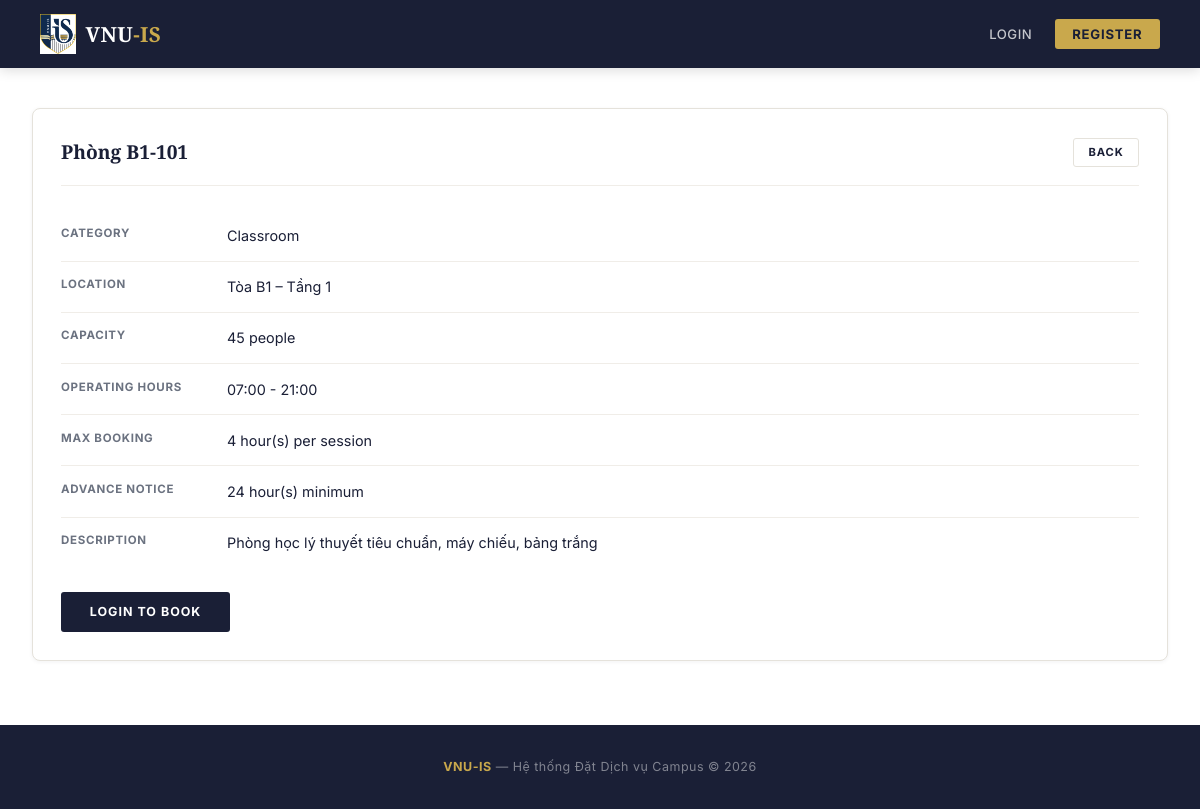
Screenshot of /user/facility_detail.php?id=1 with the database file from the repository.
### tables this page shows
CREATE TABLE facilities (
    facility_id INT AUTO_INCREMENT PRIMARY KEY,
    category_id INT NOT NULL,
    facility_name VARCHAR(150) NOT NULL,
    location VARCHAR(200) NOT NULL,
    capacity INT NOT NULL,
    open_time TIME NOT NULL,
    close_time TIME NOT NULL,
    facility_status ENUM('available', 'unavailable') NOT NULL DEFAULT 'available',
    description TEXT DEFAULT NULL,
    FOREIGN KEY (category_id) REFERENCES facility_categories(category_id),
    UNIQUE KEY unique_facility_location (facility_name, location)
);

CREATE TABLE facility_categories (
    category_id INT AUTO_INCREMENT PRIMARY KEY,
    category_name VARCHAR(100) NOT NULL UNIQUE,
    description VARCHAR(255) DEFAULT NULL
);

CREATE TABLE facility_rules (
    rule_id INT AUTO_INCREMENT PRIMARY KEY,
    facility_id INT NOT NULL UNIQUE,
    max_booking_hours INT NOT NULL DEFAULT 3,
    min_notice_hours INT NOT NULL DEFAULT 24,
    requires_approval TINYINT(1) NOT NULL DEFAULT 1,
    FOREIGN KEY (facility_id) REFERENCES facilities(facility_id) ON DELETE CASCADE
);

### config/database.php (called while the page is built, shortened)
<?php
function getDB(): PDO
{
    static $pdo = null;
    if ($pdo === null) {
        $pdo = new PDO(
            'mysql:host=' . DB_HOST . ';dbname=' . DB_NAME . ';charset=utf8mb4',
            DB_USER,
            DB_PASS,
            [
                PDO::ATTR_ERRMODE => PDO::ERRMODE_EXCEPTION,
                PDO::ATTR_DEFAULT_FETCH_MODE => PDO::FETCH_ASSOC,
            ]
        );
    }
    return $pdo;
}

### backend/core/Database.php (called while the page is built, shortened)
<?php
class Database
{
    private static ?PDO $connection = null;
    public static function getConnection(): PDO
    {
        if (self::$connection === null) {
            self::$connection = getDB();
        }
        return self::$connection;
    }
}

### backend/services/FacilityService.php (called while the page is built, shortened)
<?php
class FacilityService
{
    private FacilityModel $facilityModel;
    public function __construct()
    {
        $this->facilityModel = new FacilityModel();
    }
    public function getAvailableFacility(int $id): ?array
    {
        return $this->facilityModel->findAvailableById($id);
    }
}

### backend/models/BaseModel.php (called while the page is built, shortened)
<?php
abstract class BaseModel
{
    public function __construct()
    {
        $this->db = Database::getConnection();
    }
}

### backend/models/FacilityModel.php (called while the page is built, shortened)
<?php
class FacilityModel extends BaseModel
{
    public function findAvailableById(int $id): ?array
    {
        $stmt = $this->db->prepare("
            SELECT f.*, c.category_name, fr.max_booking_hours, fr.min_notice_hours
            FROM facilities f
            INNER JOIN facility_categories c ON f.category_id = c.category_id
            LEFT JOIN facility_rules fr ON f.facility_id = fr.facility_id
            WHERE f.facility_id = ? AND f.facility_status = 'available'
        ");
        $stmt->execute([$id]);
        return $stmt->fetch() ?: null;
    }
}

### backend/core/Helpers.php (called while the page is built, shortened)
<?php
function e(?string $value): string
{
    return htmlspecialchars($value ?? '', ENT_QUOTES, 'UTF-8');
}
function formatTime(?string $time): string
{
    return substr($time, 0, 5);
}

### backend/core/Auth.php (called while the page is built, shortened)
<?php
class Auth
{
    public static function isLoggedIn(): bool
    {
        return isset($_SESSION['user_id']);
    }
}

### includes/auth.php (called while the page is built, shortened)
<?php
function isLoggedIn(): bool { return Auth::isLoggedIn(); }

### user/facility_detail.php (the view, shortened to what this page needs)
<?php
require_once __DIR__ . '/../includes/auth.php';
$id = (int) ($_GET['id'] ?? 0);
$facilityService = new FacilityService();
$f = $facilityService->getAvailableFacility($id);
require_once __DIR__ . '/../includes/header.php';
?>
<div class="card">
    <div class="card-header">
        <h2><?= e($f['facility_name']) ?></h2>
        <a href="/webfinal/user/facilities.php" class="btn btn-secondary btn-sm">Back</a>
    </div>
    <ul class="detail-list">
        <li><span class="label">Category</span><span class="value"><?= e($f['category_name']) ?></span></li>
        <li><span class="label">Location</span><span class="value"><?= e($f['location']) ?></span></li>
        <li><span class="label">Capacity</span><span class="value"><?= $f['capacity'] ?> people</span></li>
        <li><span class="label">Operating Hours</span><span class="value"><?= formatTime($f['open_time']) ?> - <?= formatTime($f['close_time']) ?></span></li>
        <li><span class="label">Max Booking</span><span class="value"><?= $f['max_booking_hours'] ?? 3 ?> hour(s) per session</span></li>
        <li><span class="label">Advance Notice</span><span class="value"><?= $f['min_notice_hours'] ?? 24 ?> hour(s) minimum</span></li>
        <li><span class="label">Description</span><span class="value"><?= e($f['description'] ?? '-') ?></span></li>
    </ul>
    <div style="margin-top:1.5rem;">
        <?php if (isLoggedIn() && !isAdmin()): ?>
            <a href="/webfinal/user/booking_form.php?facility_id=<?= $id ?>" class="btn btn-primary">Book Now</a>
        <?php elseif (!isLoggedIn()): ?>
            <a href="/webfinal/auth/login.php" class="btn btn-primary">Login to Book</a>
        <?php endif; ?>
    </div>
</div>
<?php require_once __DIR__ . '/../includes/footer.php'; ?>

### assets/css/style.css (style rules this page uses)
:root { --navy: #1a1f36; --navy-hover: #0f1220; --gold: #c9a84c; --gold-light: #e8c97a; --white: #ffffff; --cream: #f8f6f2; --bg: #f5f5f0; --text: #1a1f36; --text-muted: #6b7280; --text-light: #9ca3af; --border: #e5e2db; --border-light:#f0ede8; --success: #2d6a4f; --danger: #c0392b; --warning: #d97706; --shadow-sm: 0 1px 4px rgba(26,31,54,0.06); --shadow: 0 4px 24px rgba(26,31,54,0.10); --shadow-lg: 0 12px 48px rgba(26,31,54,0.14); --radius: 4px; --radius-sm: 3px; --radius-lg: 8px; }
* { margin: 0; padding: 0; box-sizing: border-box; }
body { font-family: 'Inter', -apple-system, sans-serif; background: var(--white); color: var(--text); line-height: 1.6; min-height: 100vh; display: flex; flex-direction: column; -webkit-font-smoothing: antialiased; }
a { color: var(--navy); text-decoration: none; transition: color 0.2s; }
h1, h2, h3 { font-family: 'Playfair Display', serif; }
.card { background: var(--white); border-radius: var(--radius-lg); padding: 1.75rem; margin-bottom: 1.5rem; border: 1px solid var(--border); box-shadow: var(--shadow-sm); }
.card-header { display: flex; align-items: center; justify-content: space-between; margin-bottom: 1.5rem; padding-bottom: 1.1rem; border-bottom: 1px solid var(--border-light); }
.card-header h2 { font-family: 'Playfair Display', serif; font-size: 1.2rem; font-weight: 700; color: var(--text); }
.btn { display: inline-flex; align-items: center; justify-content: center; padding: 0.7rem 1.8rem; border-radius: var(--radius-sm); font-size: 0.78rem; font-weight: 700; font-family: inherit; cursor: pointer; border: none; transition: all 0.2s; line-height: 1.4; text-decoration: none !important; letter-spacing: 0.08em; text-transform: uppercase; }
.btn-primary { background: var(--navy); color: var(--white); }
.btn-secondary { background: var(--white); color: var(--text); border: 1px solid var(--border); }
.btn-sm { padding: 0.35rem 0.9rem; font-size: 0.7rem; }
.detail-list { list-style: none; }
.detail-list li { padding: 0.85rem 0; border-bottom: 1px solid var(--border-light); display: flex; gap: 1rem; font-size: 0.9rem; }
.detail-list li:last-child { border-bottom: none; }
.detail-list .label { font-weight: 700; color: var(--text-muted); min-width: 150px; font-size: 0.72rem; text-transform: uppercase; letter-spacing: 0.06em; }
.detail-list .value { color: var(--text); font-weight: 400; }

### rows the page displays
facilities: facility_name "Phòng B1-101", category.category_name "Classroom", location "Tòa B1 – Tầng 1", capacity "45", open_time "07:00", close_time "21:00", facility_rules.max_booking_hours "4", facility_rules.min_notice_hours "24", description "Phòng học lý thuyết tiêu chuẩn, máy chiếu, bảng trắng"
